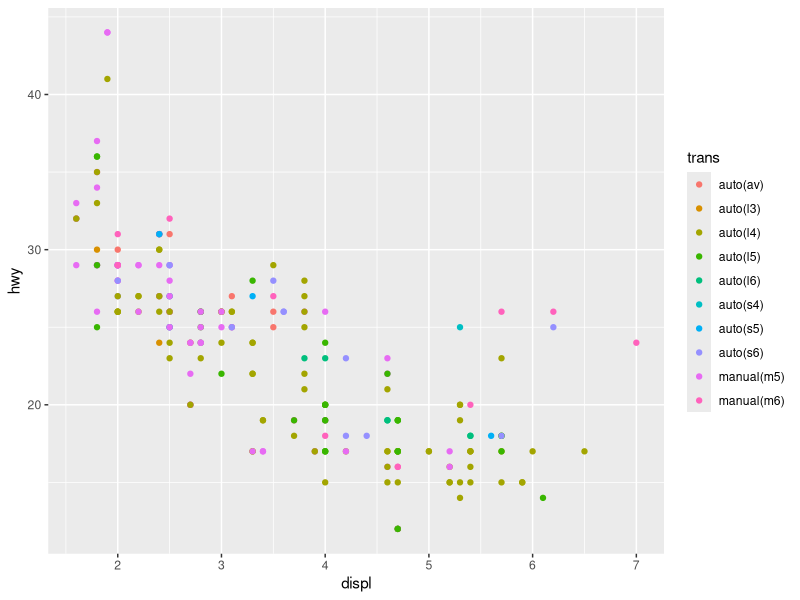
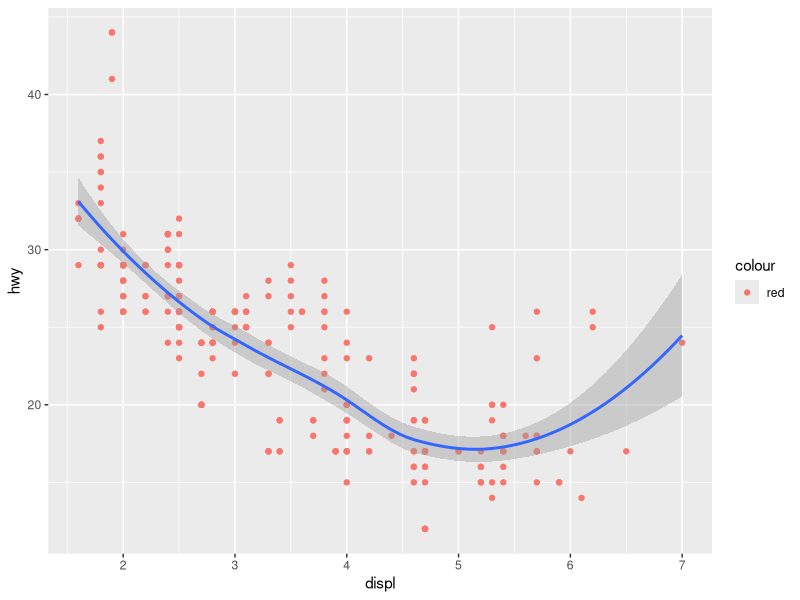
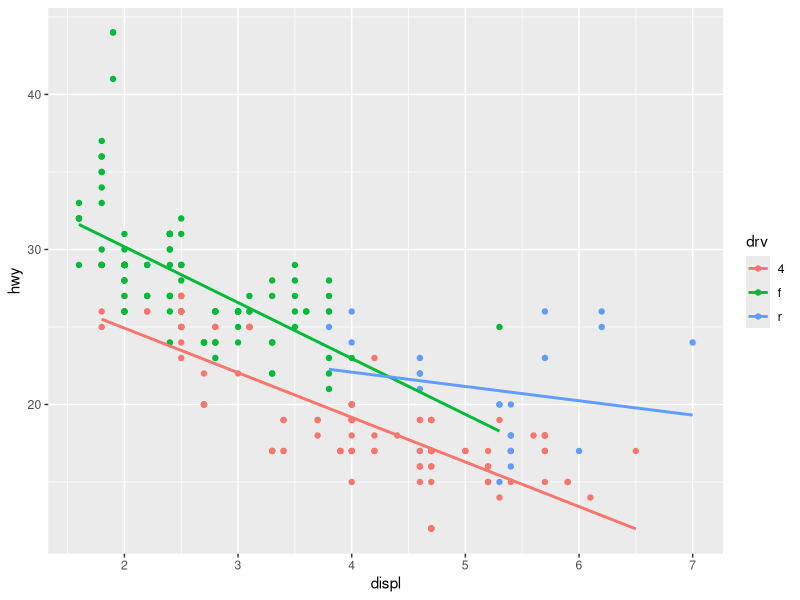
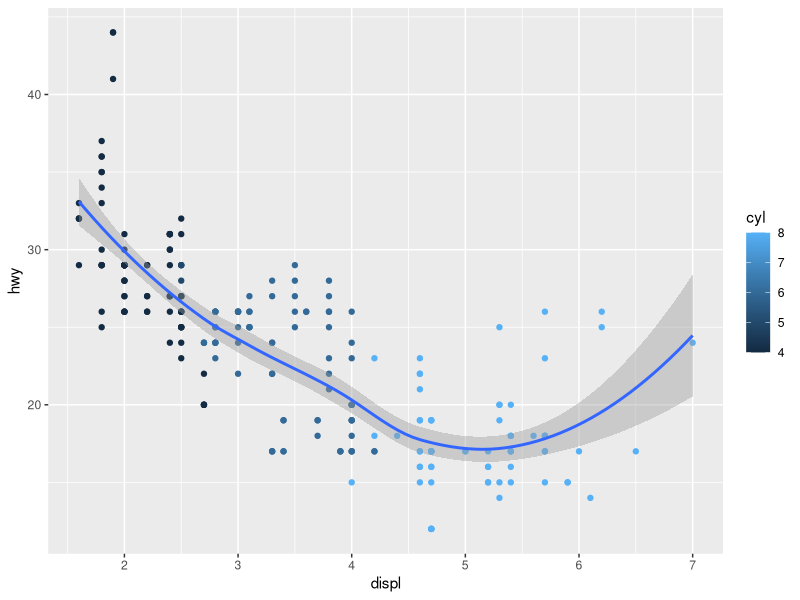

The R script that drew these images, in order:
#setting library
library(tidyverse)
library(ggplot2)

# data set
mpg %>% tbl_df

# Task 1

ggplot(data= mpg, mapping = aes(x = displ, y=hwy))+ geom_point(aes(colour=trans))

# Task 2

ggplot(data= mpg, mapping = aes(x = displ, y=hwy))+ 
  geom_point(aes(colour="red"))+
  geom_smooth()

# Task 3

ggplot(data= mpg, mapping = aes(x = displ, y=hwy, colour=drv))+ 
  geom_point()+
  geom_smooth(method="lm",se=FALSE)

# Task 4
ggplot(data= mpg, mapping = aes(x = displ, y=hwy, colour=cyl))+ 
  geom_point()+
  geom_smooth()
